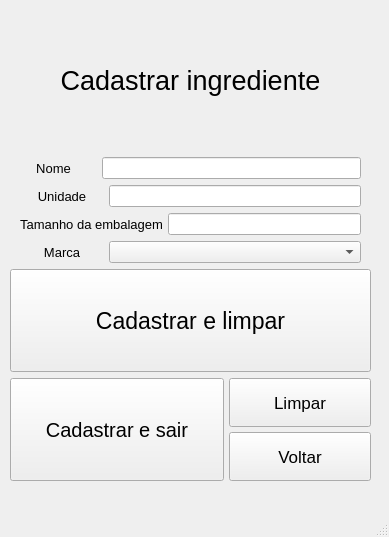
<?xml version="1.0" encoding="UTF-8"?>
<ui version="4.0">
 <class>MainWindow</class>
 <widget class="QMainWindow" name="MainWindow">
  <property name="geometry">
   <rect>
    <x>0</x>
    <y>0</y>
    <width>389</width>
    <height>537</height>
   </rect>
  </property>
  <property name="windowTitle">
   <string>MainWindow</string>
  </property>
  <widget class="QWidget" name="centralwidget">
   <widget class="QWidget" name="verticalLayoutWidget">
    <property name="geometry">
     <rect>
      <x>0</x>
      <y>0</y>
      <width>381</width>
      <height>491</height>
     </rect>
    </property>
    <layout class="QVBoxLayout" name="verticalLayout" stretch="2,4,3">
     <property name="leftMargin">
      <number>10</number>
     </property>
     <property name="topMargin">
      <number>10</number>
     </property>
     <property name="rightMargin">
      <number>10</number>
     </property>
     <property name="bottomMargin">
      <number>10</number>
     </property>
     <item>
      <layout class="QHBoxLayout" name="horizontalLayout_3">
       <property name="spacing">
        <number>2</number>
       </property>
       <property name="sizeConstraint">
        <enum>QLayout::SetDefaultConstraint</enum>
       </property>
       <item>
        <widget class="QLabel" name="label_2">
         <property name="font">
          <font>
           <pointsize>20</pointsize>
          </font>
         </property>
         <property name="text">
          <string>Cadastrar ingrediente</string>
         </property>
         <property name="alignment">
          <set>Qt::AlignCenter</set>
         </property>
        </widget>
       </item>
      </layout>
     </item>
     <item>
      <layout class="QVBoxLayout" name="verticalLayout_4">
       <item>
        <layout class="QHBoxLayout" name="horizontalLayout" stretch="1,3">
         <property name="spacing">
          <number>5</number>
         </property>
         <property name="leftMargin">
          <number>0</number>
         </property>
         <property name="rightMargin">
          <number>10</number>
         </property>
         <item>
          <widget class="QLabel" name="label">
           <property name="sizePolicy">
            <sizepolicy hsizetype="Minimum" vsizetype="Minimum">
             <horstretch>0</horstretch>
             <verstretch>2</verstretch>
            </sizepolicy>
           </property>
           <property name="font">
            <font>
             <pointsize>10</pointsize>
            </font>
           </property>
           <property name="text">
            <string>Nome</string>
           </property>
           <property name="alignment">
            <set>Qt::AlignCenter</set>
           </property>
          </widget>
         </item>
         <item>
          <widget class="QLineEdit" name="lineEdit">
           <property name="sizePolicy">
            <sizepolicy hsizetype="Expanding" vsizetype="Fixed">
             <horstretch>0</horstretch>
             <verstretch>2</verstretch>
            </sizepolicy>
           </property>
          </widget>
         </item>
        </layout>
       </item>
       <item>
        <layout class="QHBoxLayout" name="horizontalLayout_4" stretch="1,3">
         <property name="spacing">
          <number>5</number>
         </property>
         <property name="leftMargin">
          <number>10</number>
         </property>
         <property name="rightMargin">
          <number>10</number>
         </property>
         <item>
          <widget class="QLabel" name="label_3">
           <property name="sizePolicy">
            <sizepolicy hsizetype="Minimum" vsizetype="Minimum">
             <horstretch>0</horstretch>
             <verstretch>2</verstretch>
            </sizepolicy>
           </property>
           <property name="font">
            <font>
             <pointsize>10</pointsize>
            </font>
           </property>
           <property name="text">
            <string>Unidade</string>
           </property>
           <property name="alignment">
            <set>Qt::AlignCenter</set>
           </property>
          </widget>
         </item>
         <item>
          <widget class="QLineEdit" name="lineEdit_2">
           <property name="sizePolicy">
            <sizepolicy hsizetype="Expanding" vsizetype="Fixed">
             <horstretch>0</horstretch>
             <verstretch>2</verstretch>
            </sizepolicy>
           </property>
          </widget>
         </item>
        </layout>
       </item>
       <item>
        <layout class="QHBoxLayout" name="horizontalLayout_5" stretch="1,3">
         <property name="spacing">
          <number>5</number>
         </property>
         <property name="leftMargin">
          <number>10</number>
         </property>
         <property name="rightMargin">
          <number>10</number>
         </property>
         <item>
          <widget class="QLabel" name="label_4">
           <property name="sizePolicy">
            <sizepolicy hsizetype="Minimum" vsizetype="Minimum">
             <horstretch>0</horstretch>
             <verstretch>2</verstretch>
            </sizepolicy>
           </property>
           <property name="font">
            <font>
             <pointsize>10</pointsize>
            </font>
           </property>
           <property name="text">
            <string>Tamanho da embalagem</string>
           </property>
           <property name="alignment">
            <set>Qt::AlignCenter</set>
           </property>
          </widget>
         </item>
         <item>
          <widget class="QLineEdit" name="lineEdit_3">
           <property name="sizePolicy">
            <sizepolicy hsizetype="Expanding" vsizetype="Fixed">
             <horstretch>0</horstretch>
             <verstretch>2</verstretch>
            </sizepolicy>
           </property>
          </widget>
         </item>
        </layout>
       </item>
       <item>
        <layout class="QHBoxLayout" name="horizontalLayout_6" stretch="1,3">
         <property name="spacing">
          <number>5</number>
         </property>
         <property name="leftMargin">
          <number>10</number>
         </property>
         <property name="rightMargin">
          <number>10</number>
         </property>
         <item>
          <widget class="QLabel" name="label_5">
           <property name="sizePolicy">
            <sizepolicy hsizetype="Minimum" vsizetype="Minimum">
             <horstretch>0</horstretch>
             <verstretch>2</verstretch>
            </sizepolicy>
           </property>
           <property name="font">
            <font>
             <pointsize>10</pointsize>
            </font>
           </property>
           <property name="text">
            <string>Marca</string>
           </property>
           <property name="alignment">
            <set>Qt::AlignCenter</set>
           </property>
          </widget>
         </item>
         <item>
          <widget class="QComboBox" name="comboBox"/>
         </item>
        </layout>
       </item>
      </layout>
     </item>
     <item>
      <layout class="QVBoxLayout" name="verticalLayout_2" stretch="1,1">
       <item>
        <widget class="QPushButton" name="pushButton">
         <property name="sizePolicy">
          <sizepolicy hsizetype="Minimum" vsizetype="Minimum">
           <horstretch>0</horstretch>
           <verstretch>0</verstretch>
          </sizepolicy>
         </property>
         <property name="font">
          <font>
           <pointsize>17</pointsize>
          </font>
         </property>
         <property name="text">
          <string>Cadastrar e limpar</string>
         </property>
        </widget>
       </item>
       <item>
        <layout class="QHBoxLayout" name="horizontalLayout_2" stretch="3,2">
         <property name="spacing">
          <number>5</number>
         </property>
         <property name="sizeConstraint">
          <enum>QLayout::SetDefaultConstraint</enum>
         </property>
         <item>
          <widget class="QPushButton" name="pushButton_4">
           <property name="sizePolicy">
            <sizepolicy hsizetype="Minimum" vsizetype="Minimum">
             <horstretch>0</horstretch>
             <verstretch>0</verstretch>
            </sizepolicy>
           </property>
           <property name="font">
            <font>
             <pointsize>15</pointsize>
            </font>
           </property>
           <property name="text">
            <string>Cadastrar e sair</string>
           </property>
          </widget>
         </item>
         <item>
          <layout class="QVBoxLayout" name="verticalLayout_3">
           <item>
            <widget class="QPushButton" name="pushButton_3">
             <property name="sizePolicy">
              <sizepolicy hsizetype="Minimum" vsizetype="Minimum">
               <horstretch>0</horstretch>
               <verstretch>0</verstretch>
              </sizepolicy>
             </property>
             <property name="font">
              <font>
               <pointsize>13</pointsize>
              </font>
             </property>
             <property name="text">
              <string>Limpar</string>
             </property>
            </widget>
           </item>
           <item>
            <widget class="QPushButton" name="pushButton_2">
             <property name="sizePolicy">
              <sizepolicy hsizetype="Minimum" vsizetype="Minimum">
               <horstretch>0</horstretch>
               <verstretch>0</verstretch>
              </sizepolicy>
             </property>
             <property name="font">
              <font>
               <pointsize>13</pointsize>
              </font>
             </property>
             <property name="text">
              <string>Voltar</string>
             </property>
            </widget>
           </item>
          </layout>
         </item>
        </layout>
       </item>
      </layout>
     </item>
    </layout>
   </widget>
  </widget>
  <widget class="QMenuBar" name="menubar">
   <property name="geometry">
    <rect>
     <x>0</x>
     <y>0</y>
     <width>389</width>
     <height>21</height>
    </rect>
   </property>
  </widget>
  <widget class="QStatusBar" name="statusbar"/>
 </widget>
 <resources/>
 <connections/>
</ui>
